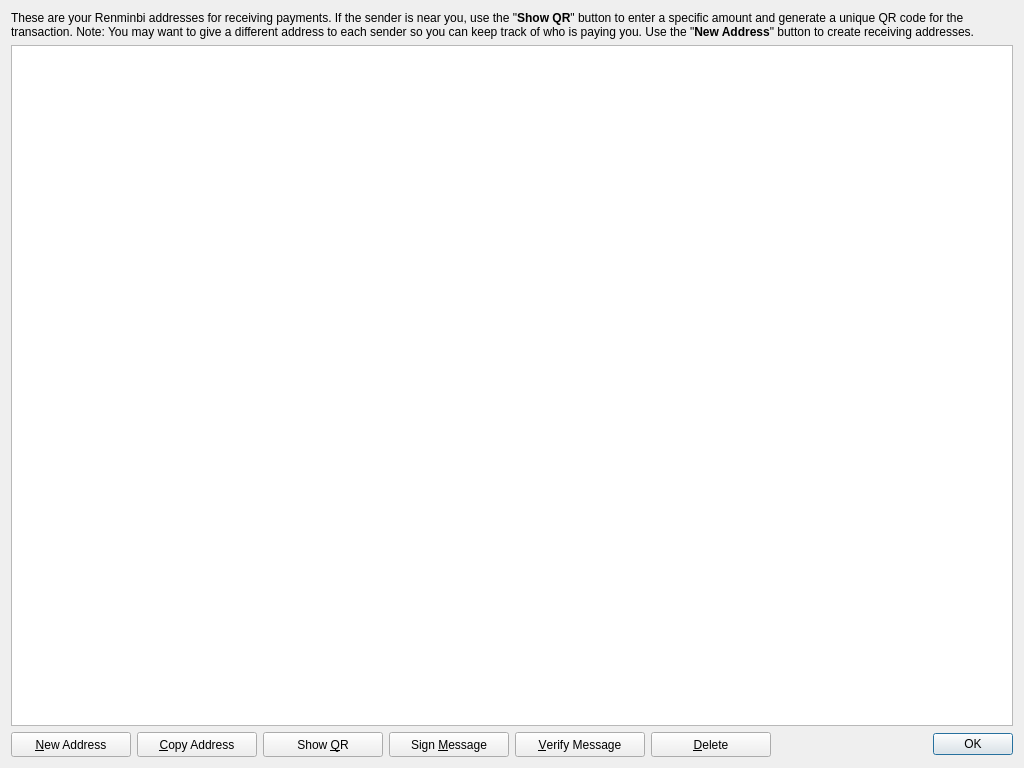
<?xml version="1.0" encoding="UTF-8"?>
<ui version="4.0">
 <class>AddressBookPage</class>
 <widget class="QWidget" name="AddressBookPage">
  <property name="geometry">
   <rect>
    <x>0</x>
    <y>0</y>
    <width>1024</width>
    <height>768</height>
   </rect>
  </property>
  <property name="windowTitle">
   <string>Address Book</string>
  </property>
  <layout class="QVBoxLayout" name="verticalLayout">
   <item>
    <widget class="QLabel" name="labelExplanation">
     <property name="text">
      <string>&lt;html&gt;&lt;head/&gt;&lt;body&gt;&lt;p&gt;&lt;img src=&quot;:/icons/transaction_conflicted&quot;/&gt; These are your Renminbi addresses for receiving payments. If the sender is near you, use the &amp;quot;&lt;span style=&quot; font-weight:600;&quot;&gt;Show QR&lt;/span&gt;&amp;quot; button to enter a specific amount and generate a unique QR code for the transaction. Note: You may want to give a different address to each sender so you can keep track of who is paying you. Use the &amp;quot;&lt;span style=&quot; font-weight:600;&quot;&gt;New Address&lt;/span&gt;&amp;quot; button to create receiving addresses.&lt;/p&gt;&lt;/body&gt;&lt;/html&gt;</string>
     </property>
     <property name="textFormat">
      <enum>Qt::AutoText</enum>
     </property>
     <property name="wordWrap">
      <bool>true</bool>
     </property>
     <property name="textInteractionFlags">
      <set>Qt::NoTextInteraction</set>
     </property>
    </widget>
   </item>
   <item>
    <widget class="QTableView" name="tableView">
     <property name="contextMenuPolicy">
      <enum>Qt::CustomContextMenu</enum>
     </property>
     <property name="toolTip">
      <string>Double-click to edit address or label</string>
     </property>
     <property name="tabKeyNavigation">
      <bool>false</bool>
     </property>
     <property name="alternatingRowColors">
      <bool>true</bool>
     </property>
     <property name="selectionMode">
      <enum>QAbstractItemView::SingleSelection</enum>
     </property>
     <property name="selectionBehavior">
      <enum>QAbstractItemView::SelectRows</enum>
     </property>
     <property name="sortingEnabled">
      <bool>true</bool>
     </property>
     <attribute name="horizontalHeaderHighlightSections">
      <bool>false</bool>
     </attribute>
     <attribute name="verticalHeaderVisible">
      <bool>false</bool>
     </attribute>
     <attribute name="verticalHeaderHighlightSections">
      <bool>false</bool>
     </attribute>
    </widget>
   </item>
   <item>
    <layout class="QHBoxLayout" name="horizontalLayout">
     <item>
      <widget class="QPushButton" name="newAddressButton">
       <property name="minimumSize">
        <size>
         <width>120</width>
         <height>25</height>
        </size>
       </property>
       <property name="toolTip">
        <string>Create a new address</string>
       </property>
       <property name="text">
        <string>&amp;New Address</string>
       </property>
       <property name="icon">
        <iconset resource="../bitcoin.qrc">
         <normaloff>:/icons/add</normaloff>:/icons/add</iconset>
       </property>
       <property name="iconSize">
        <size>
         <width>12</width>
         <height>12</height>
        </size>
       </property>
      </widget>
     </item>
     <item>
      <widget class="QPushButton" name="copyToClipboard">
       <property name="minimumSize">
        <size>
         <width>120</width>
         <height>25</height>
        </size>
       </property>
       <property name="toolTip">
        <string>Copy the currently selected address to the system clipboard</string>
       </property>
       <property name="text">
        <string>&amp;Copy Address</string>
       </property>
       <property name="icon">
        <iconset resource="../bitcoin.qrc">
         <normaloff>:/icons/editcopy</normaloff>:/icons/editcopy</iconset>
       </property>
       <property name="iconSize">
        <size>
         <width>12</width>
         <height>12</height>
        </size>
       </property>
      </widget>
     </item>
     <item>
      <widget class="QPushButton" name="showQRCode">
       <property name="minimumSize">
        <size>
         <width>120</width>
         <height>25</height>
        </size>
       </property>
       <property name="toolTip">
        <string>Generate a QR code for the address</string>
       </property>
       <property name="text">
        <string>Show &amp;QR</string>
       </property>
       <property name="icon">
        <iconset resource="../bitcoin.qrc">
         <normaloff>:/icons/qrcode</normaloff>:/icons/qrcode</iconset>
       </property>
       <property name="iconSize">
        <size>
         <width>14</width>
         <height>14</height>
        </size>
       </property>
      </widget>
     </item>
     <item>
      <widget class="QPushButton" name="signMessage">
       <property name="minimumSize">
        <size>
         <width>120</width>
         <height>25</height>
        </size>
       </property>
       <property name="toolTip">
        <string>Sign a message to prove you own a Renminbi address</string>
       </property>
       <property name="text">
        <string>Sign &amp;Message</string>
       </property>
       <property name="icon">
        <iconset resource="../bitcoin.qrc">
         <normaloff>:/icons/editButton</normaloff>:/icons/editButton</iconset>
       </property>
       <property name="iconSize">
        <size>
         <width>12</width>
         <height>12</height>
        </size>
       </property>
      </widget>
     </item>
     <item>
      <widget class="QPushButton" name="verifyMessage">
       <property name="minimumSize">
        <size>
         <width>130</width>
         <height>25</height>
        </size>
       </property>
       <property name="toolTip">
        <string>Verify a message to ensure it was signed with a specified Renminbi address</string>
       </property>
       <property name="text">
        <string>&amp;Verify Message</string>
       </property>
       <property name="icon">
        <iconset resource="../bitcoin.qrc">
         <normaloff>:/icons/verifyButton</normaloff>:/icons/verifyButton</iconset>
       </property>
       <property name="iconSize">
        <size>
         <width>12</width>
         <height>12</height>
        </size>
       </property>
      </widget>
     </item>
     <item>
      <widget class="QPushButton" name="deleteButton">
       <property name="minimumSize">
        <size>
         <width>120</width>
         <height>25</height>
        </size>
       </property>
       <property name="toolTip">
        <string>Delete the currently selected address from the list</string>
       </property>
       <property name="text">
        <string>&amp;Delete</string>
       </property>
       <property name="icon">
        <iconset resource="../bitcoin.qrc">
         <normaloff>:/icons/remove</normaloff>:/icons/remove</iconset>
       </property>
       <property name="iconSize">
        <size>
         <width>12</width>
         <height>12</height>
        </size>
       </property>
      </widget>
     </item>
     <item>
      <spacer name="horizontalSpacer">
       <property name="orientation">
        <enum>Qt::Horizontal</enum>
       </property>
       <property name="sizeHint" stdset="0">
        <size>
         <width>40</width>
         <height>20</height>
        </size>
       </property>
      </spacer>
     </item>
     <item>
      <widget class="QDialogButtonBox" name="buttonBox">
       <property name="sizePolicy">
        <sizepolicy hsizetype="Maximum" vsizetype="Fixed">
         <horstretch>0</horstretch>
         <verstretch>0</verstretch>
        </sizepolicy>
       </property>
       <property name="standardButtons">
        <set>QDialogButtonBox::Ok</set>
       </property>
      </widget>
     </item>
    </layout>
   </item>
  </layout>
 </widget>
 <resources>
  <include location="../bitcoin.qrc"/>
 </resources>
 <connections/>
</ui>
